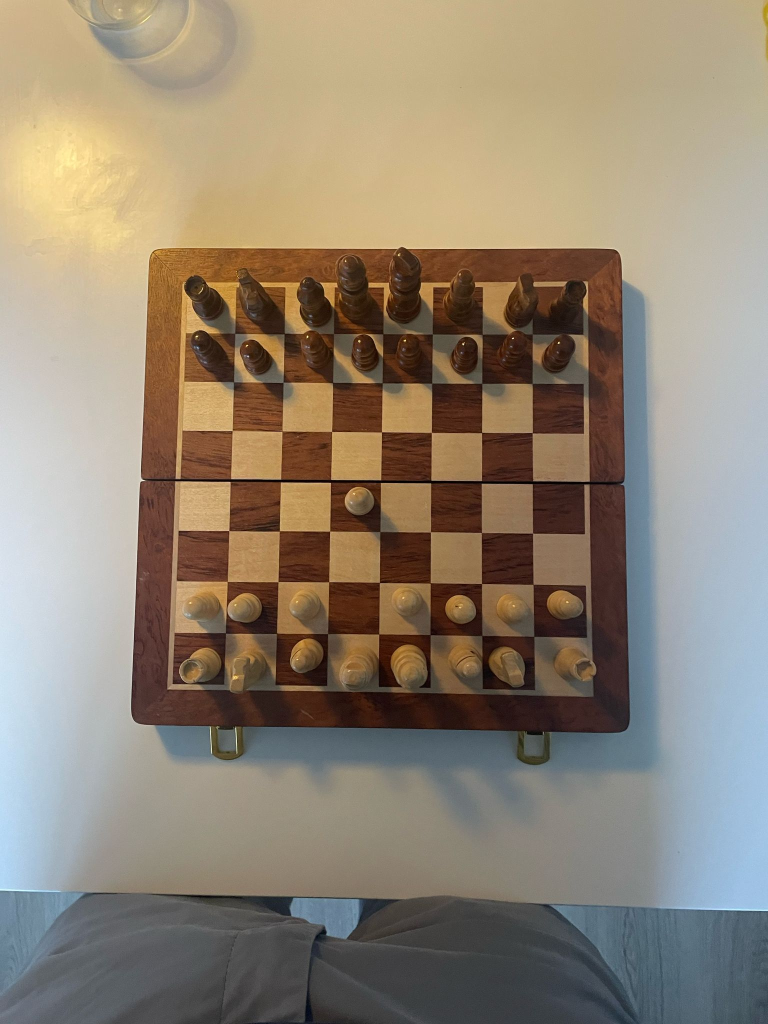
#> input picture data/chessboard/chessboard_6.jpg, 1536 x 2048 px, found by its file name (shown at 1/2 size); its folder holds 5 pictures in this run
$ jupyter execute --allow-errors annotation.ipynb
#> lines starting #> are read from the running program, lines starting #| are printed output that depends on the picture; after the words box and inside, x2 and y2 are one past the last pixel; in counts of white or black regions, pixels touching at a corner belong together
#> further down, image is the input picture: shape (2048, 1536, 3); mean B, G, R 116, 132.7, 144.9
<h1>
<hr style=" border:none; height:3px;">
<center>Computer Vision - Annotation pipeline</center>
<hr style=" border:none; height:3px;">
</h1>

<center></center>

<h4><center>Louis LHOTTE | Paul-Alexandre MARENGHI</center></h4>

# 0. Import

[cell 1]
from matplotlib.pyplot import figure
import matplotlib.image as image
from matplotlib import pyplot as plt
from collections import Counter
import pandas as pd
import numpy as np
from PIL import Image
import cv2
from shapely.geometry import Polygon, box

from matplotlib.offsetbox import OffsetImage, AnnotationBbox
import os
import torch
from torchvision import transforms
from transformers import AutoImageProcessor, Dinov2Model

[cell 2]
chessboard_folder = 'data/chessboard'
chess_pieces_folder = 'data/chess_pieces'

INPUT_SIZE = 1080

# I. Function to preprocess the image

### I.1 Crop and wrap image

[cell 3]
def show_image_rgb(img, title="Image"):
#> called with title = 'Image'
    img_rgb = cv2.cvtColor(img, cv2.COLOR_BGR2RGB)
    plt.imshow(img_rgb)
    plt.title(title)
    plt.axis("off")
    plt.show()

[cell 4]
def reorder_points(pts):
    """
    Sort corners into order:
        [top-left, top-right, bottom-right, bottom-left]
    """
    pts = pts.astype(np.float32)
    s = pts.sum(axis=1)
    diff = np.diff(pts, axis=1)

    ordered = np.zeros((4, 2), dtype=np.float32)
    ordered[0] = pts[np.argmin(s)]      # top-left
    ordered[2] = pts[np.argmax(s)]      # bottom-right
    ordered[1] = pts[np.argmin(diff)]   # top-right
    ordered[3] = pts[np.argmax(diff)]   # bottom-left
    return ordered

def detect_corners(img):
    """
    Inspired by Sudoku detection approach:
    1) Grayscale, blur
    2) Adaptive threshold
    3) Morphological closing
    4) Find largest contour that isn't too small or too large
    5) Approximate to 4 corners -> return
    6) Otherwise fallback to rotated bounding box
    """
    # 1) Grayscale + blur
    gray = cv2.cvtColor(img, cv2.COLOR_BGR2GRAY)
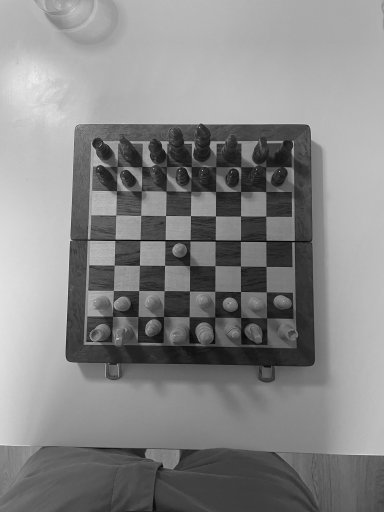
#> gray: shape (2048, 1536) (shown at 1/4 size); min 0, max 253, mean 134.5
    gray_blur = cv2.GaussianBlur(gray, (5,5), 0)

    # 2) Adaptive threshold (makes the board region bright/white)
    #    We invert so that the board is white on black background
    thresh = cv2.adaptiveThreshold(
        gray_blur,
        255,
        cv2.ADAPTIVE_THRESH_GAUSSIAN_C,
        cv2.THRESH_BINARY,
        11,    # blockSize
        2      # C constant subtracted from mean
    )
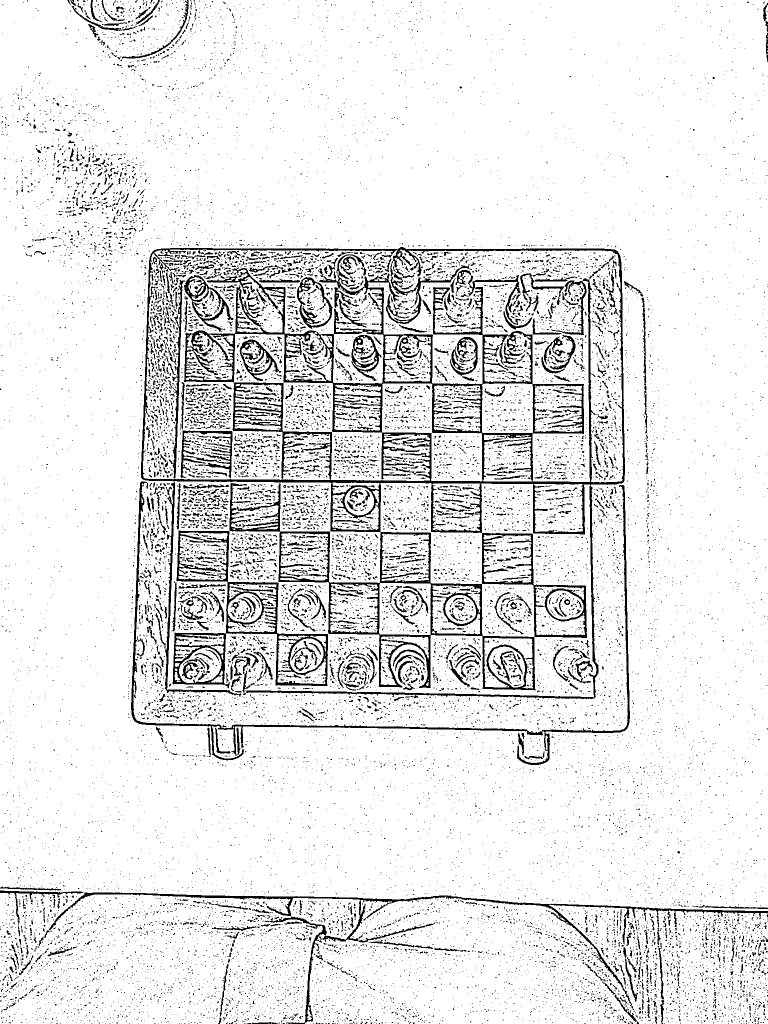
#> thresh: shape (2048, 1536) (shown at 1/2 size); 90.8% white; 18702 black regions (17292 under 20 px), largest, box (x1, y1, x2, y2) and area: (282, 494, 1250, 1381) 82526, (345, 1061, 656, 1377) 11937, (98, 1785, 1536, 2048) 11337
    # Invert: the board area becomes white, background black
    thresh = cv2.bitwise_not(thresh)
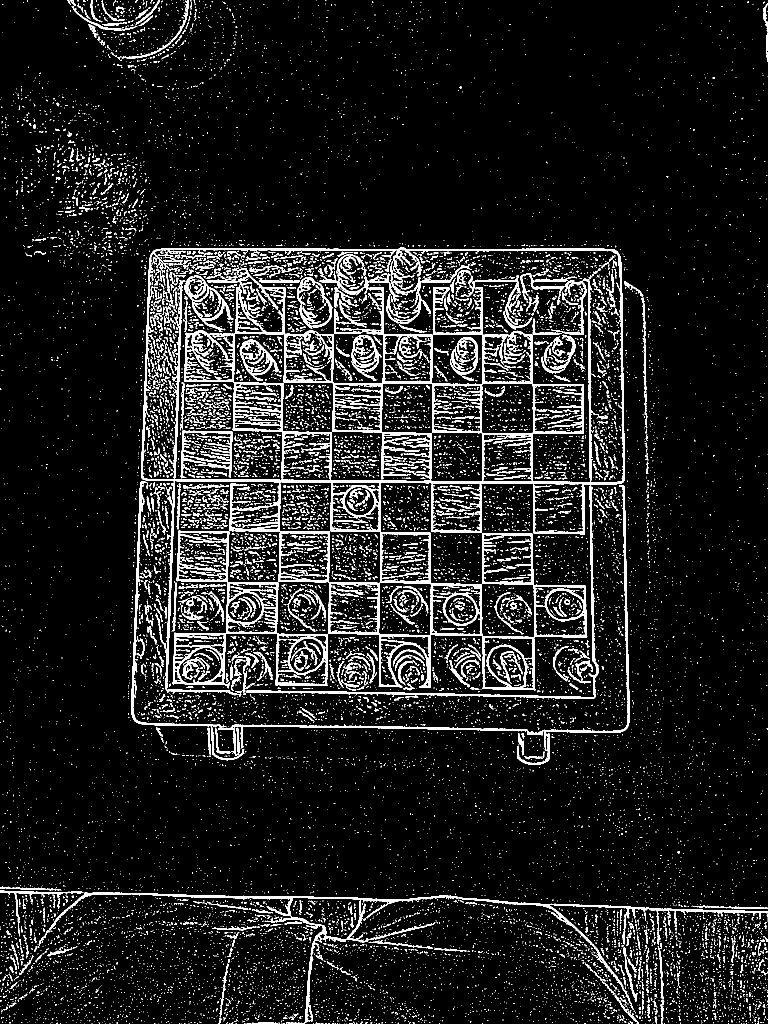
#> thresh: shape (2048, 1536) (shown at 1/2 size); 9.2% white; 18702 white regions (17292 under 20 px), largest, box (x1, y1, x2, y2) and area: (282, 494, 1250, 1381) 82526, (345, 1061, 656, 1377) 11937, (98, 1785, 1536, 2048) 11337

    # 3) Morphological closing to fill gaps in the board edges
    kernel = cv2.getStructuringElement(cv2.MORPH_RECT, (5,5))
    closed = cv2.morphologyEx(thresh, cv2.MORPH_CLOSE, kernel, iterations=2)
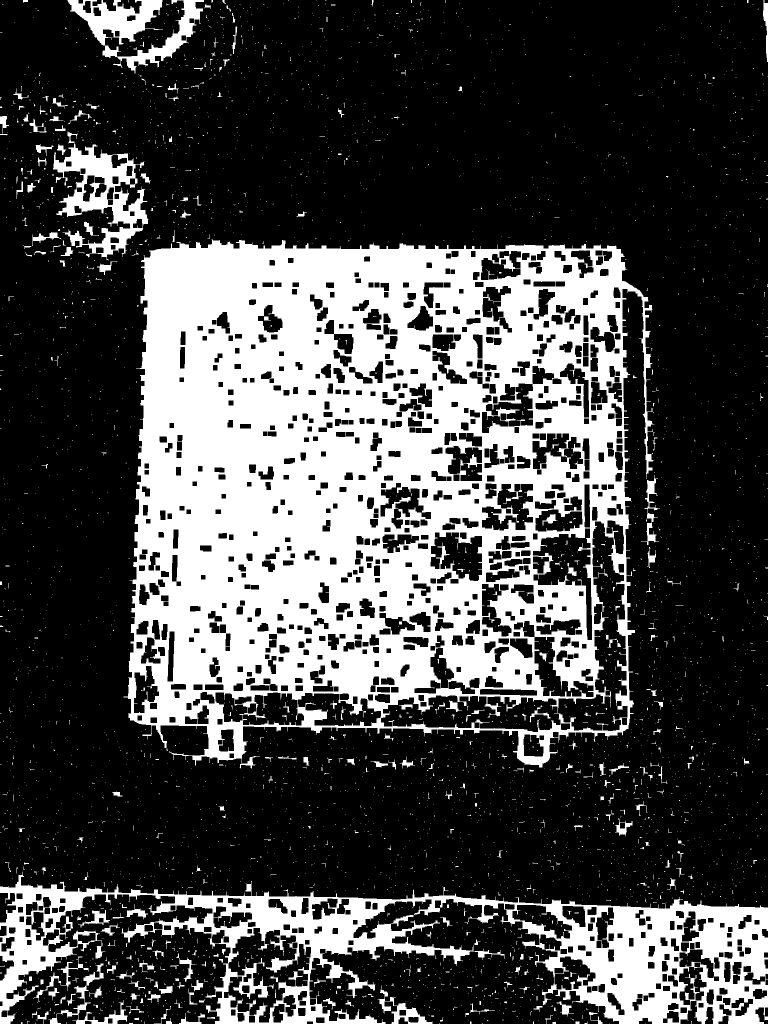
#> closed: shape (2048, 1536) (shown at 1/2 size); 28.6% white; 4068 white regions (3754 under 20 px)

    # 4) Find contours in the closed image
    contours, _ = cv2.findContours(closed, cv2.RETR_EXTERNAL, cv2.CHAIN_APPROX_SIMPLE)
#> contours = 3789 contours, 3628 with area under 20; largest, box (x1, y1, x2, y2) and area: (247, 478, 1309, 1537) 950614, (0, 1743, 1536, 2048) 203169, (106, 263, 297, 521) 19904, (135, 0, 408, 147) 14177, (97, 1927, 255, 2048) 2283
    if not contours:
        return None

    # Sort by descending area
    contours = sorted(contours, key=cv2.contourArea, reverse=True)
    img_area = img.shape[0] * img.shape[1]
#> (the rest of the program and of its run is left out)
